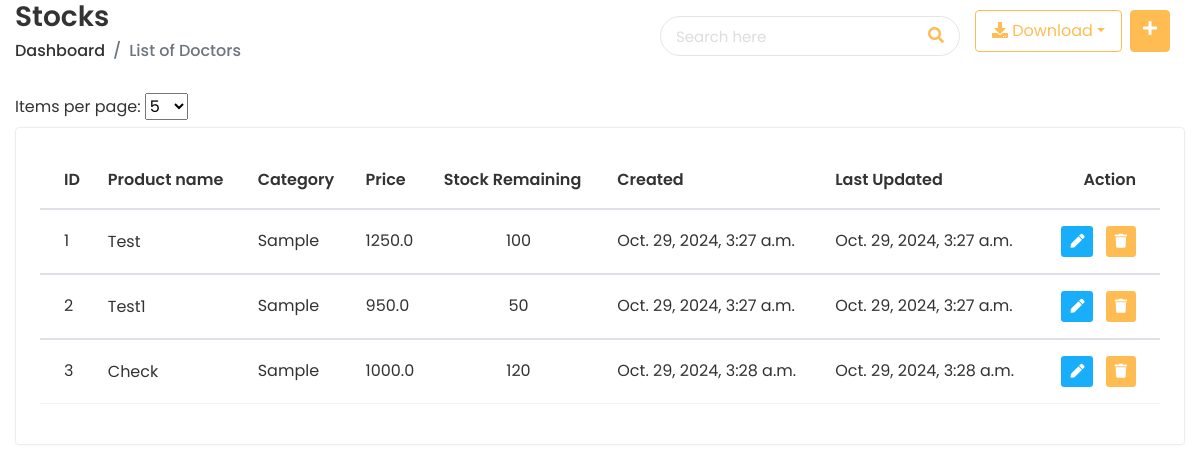
The page /app/stockList/ (signed in) on the database as committed earlier.
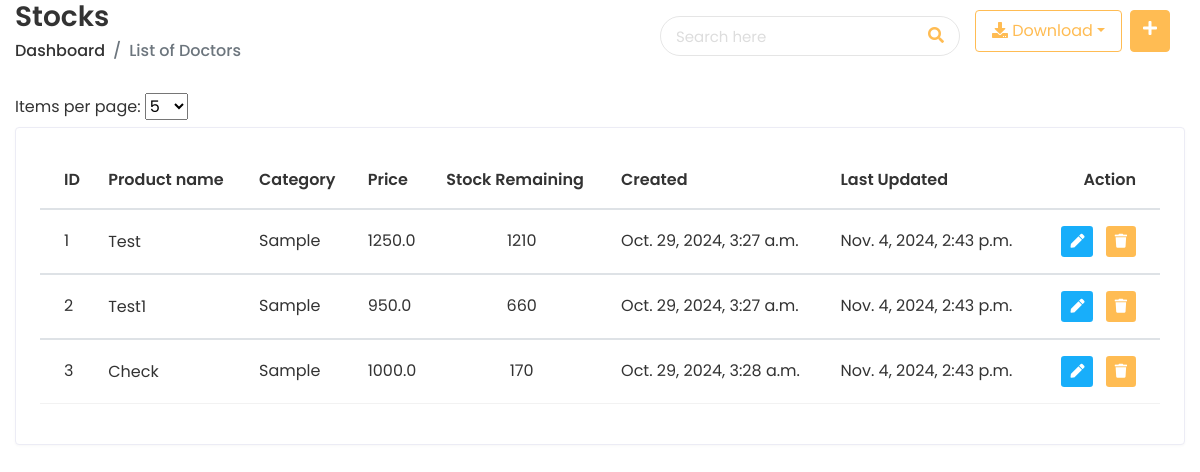
The same page on the database as committed later.
### doctor/models.py (models this page shows, shortened)
class Stock(models.Model):
    item_name = models.CharField(max_length=200, unique=True, blank=True, null=True,)
    slug = models.SlugField(max_length=200, blank=True, null=True, unique=True)
    description = models.CharField(max_length=500, blank=True)
    category = models.ForeignKey(Category, blank=True, null=True, on_delete=models.CASCADE)
    price = models.FloatField(blank=True, null=True, validators=[MinValueValidator(0.0)])
    stock = models.PositiveIntegerField(default=0)
    reorder_stock = models.PositiveIntegerField(default=0)
    stock_reorder_level = models.PositiveIntegerField(default=0)
    is_available = models.BooleanField(default=True)
    created = models.DateTimeField(auto_now_add=True, auto_now=False)
    last_updated = models.DateTimeField(auto_now_add=False, auto_now=True)

class Category(models.Model):
    name = models.CharField(max_length=50, blank=True, null=True)
    slug = models.SlugField(max_length=200, blank=True, null=True, unique=True)

### doctor/views.py (the view)
# urls.py: path("stockList/", views.stock_list, name="stock_list"),
@login_required
@login_required
def stock_list(request):
    page_size = int(request.GET.get('page_size', getattr(settings, 'PAGE_SIZE', 5)))
    page = request.GET.get('page', 1)
    search_query = request.GET.get('search', '')
    sort_by = request.GET.get('sort_by', 'id')
    sort_order = request.GET.get('sort_order', 'asc')
    valid_sort_fields = ['id', 'item_name', 'category', 'price', 'stock', 'created', 'last_updated']
    if sort_by not in valid_sort_fields:
        sort_by = 'id'
    items = Stock.objects.filter(
        Q(id__icontains=search_query),
        Q(item_name__icontains=search_query)
    )
    if sort_order == 'desc':
        items = items.order_by(f'-{sort_by}')
    else:
        items = items.order_by(sort_by)
    paginator = Paginator(items, page_size)
    try:
        stock_page = paginator.page(page)
    except PageNotAnInteger:
        stock_page = paginator.page(1)
    context = {
        'stock_page': stock_page,
        'page_size': page_size,
        'search_query': search_query,
        'sort_by': sort_by,
        'sort_order': sort_order,
        }
    return render(request, "pharmaceuticals/stock_list.html", context)

### templates/pharmaceuticals/stock_list.html (shortened to what the changed rows need)
{% extends 'home/base-login.html' %}
{% load compress static %}
{% block content %}
      <div class="content container-fluid">
     <div class="row">
        <div class="col-sm-12">
           <div class="card card-table">
              <div class="card-body">
                 <div class="table">
                    <table class="table table-hover table-center mb-0 sortable">
                       <thead>
                          <tr>
                             <th>ID</th>
                             <th>Product name</th>
                             <th>Category</th>
                             <th>Price</th>
                             <th>Stock Remaining</th>
                             <th>Created</th>
                             <th>Last Updated</th>
                             <th class="text-right">Action</th>
                          </tr>
                       </thead>
                       {% for data in stock_page %}
                       <tbody>
                          <tr>
                             <td>{{ data.id }}</td>
                             <td>
                              <h2 class="#">
                              <a href="{% url 'stock_profile' data.id %}">{{ data.item_name }}</a>
                              </h2>
                             </td>
                             <td>
                                {{ data.category.name }}
                             </td>
                             <td>
                              {{ data.price }}
                           </td>
                             <td  align="center">
                                 {% if data.stock <= data.stock_reorder_level %}
                                    <div style="background-color: orange;"> {{ data.stock }} </div>
                                 {% else %}
                                    {{ data.stock }}
                                 {% endif %}
                             </td>
                             <td>
                                {{ data.created }}
                             </td>
                             <td>
                              {{ data.last_updated }}
                           </td>
                             <td class="text-right">
                                <div class="actions">
                                   <a href="{% url 'stock_edit' data.id %}" class="btn btn-sm bg-success-light mr-2">
                                   <i class="fas fa-pen"></i>
                                   </a>
                                   <a href="#" class="btn btn-sm bg-danger-light" onclick="confirmDelete('{{ data.item_name }}', '{{ data.id }}')">
                                   <i class="fas fa-trash"></i>
                                   </a>
                                </div>
                             </td>
                          </tr>
                       </tbody>
                       {% endfor %}
                    </table>
                 </div>
              </div>
            </div>
         </div>
   <link href="https://cdn.jsdelivr.net/gh/tofsjonas/sortable@latest/sortable.min.css" rel="stylesheet" />
  {% endblock %}

Rows that differ between the two databases and show on the page:
changed Stock "Test": stock "100" → "1210"; last_updated "Oct. 29, 2024, 3:27 a.m." → "Nov. 4, 2024, 2:43 p.m."
changed Stock "Test1": stock "50" → "660"; last_updated "Oct. 29, 2024, 3:27 a.m." → "Nov. 4, 2024, 2:43 p.m."
changed Stock "Check": stock "120" → "170"; last_updated "Oct. 29, 2024, 3:28 a.m." → "Nov. 4, 2024, 2:43 p.m."
